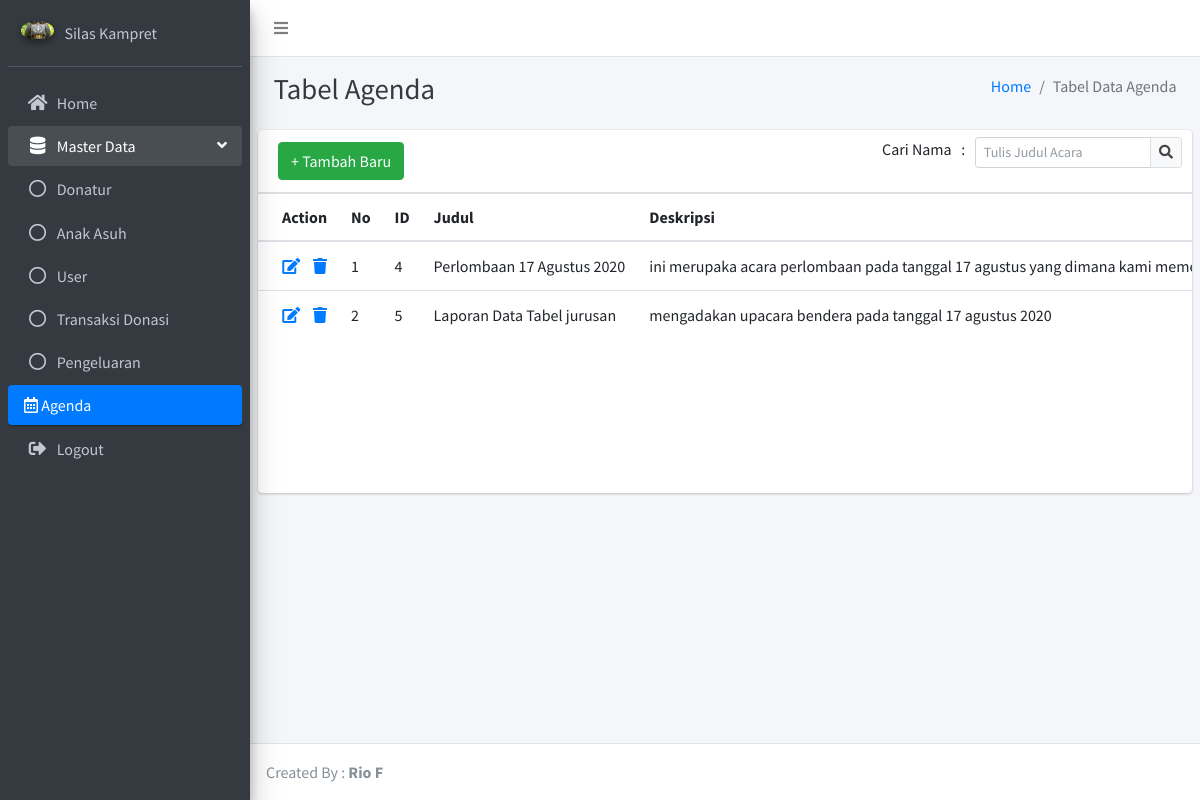
The app's page /index.php?mod=agenda (signed in) with its own data.
### tables this page shows
CREATE TABLE `agenda` (
  `id` int(11) NOT NULL,
  `judul` varchar(255) NOT NULL,
  `deskripsi` varchar(255) NOT NULL,
  `gambar` varchar(255) NOT NULL
);

### modules/agenda/agenda.php (the view, shortened to what this page needs)
<?php
  if(isset($_POST['kirim'])==1){
    $c=" where judul like '%" . $_POST['table_search']. "%'";
  } else {
    $c="";
  }
    $sql = "SELECT * FROM agenda".$c;
    $result = mysqli_query($con,$sql);
    $modname="agenda";
?>
<div class="content-header">
  <div class="container-fluid">
    <div class="row mb-2">
      <div class="col-sm-6">
        <h1 class="m-0 text-dark">Tabel Agenda</h1>
      </div>
      <div class="col-sm-6">
        <ol class="breadcrumb float-sm-right">
          <li class="breadcrumb-item"><a href="index.php?mod=home">Home</a></li>
          <li class="breadcrumb-item active">Tabel Data Agenda</li>
        </ol>
      </div>
    </div>
  </div>
</div>
<div class="row">
  <div class="col-12">
    <div class="card">
      <form name="form1" method="post" >
        <div class="card-header">
          <a href="index.php?mod=<?php echo $modname; ?>_new" class="btn btn-s-md btn-success"> + Tambah Baru</a>
            <div class="card-tools">
              <div class="input-group input-group-sm" style="width: 300px;">
               Cari Nama&nbsp;&nbsp;&nbsp;:&nbsp;&nbsp;&nbsp;
                <input type="text" name="table_search" class="form-control float-right" placeholder="Tulis Judul Acara">
                  <div class="input-group-append">
                    <button type="submit" class="btn btn-default"><i class="fas fa-search"></i></button>
                  </div>
              </div>
            </div>
        </div>
      </form>
      <div class="card-body table-responsive p-0" style="height: 300px;">
        <table class="table table-head-fixed text-nowrap">
          <thead>
            <tr>
              <th>Action</th>
              <th width="20">No</th>
              <th>ID</th>
              <th>Judul</th>
              <th>Deskripsi</th>
            </tr>
          </thead>
          <tbody>
            <?php
                $i=1;
                while($data = mysqli_fetch_array($result)){
            ?>
            <tr>
                <td>
                  <div align="center">
                    <a href="index.php?mod=<?php echo $modname; ?>_edit&id=<?php echo $data['id'] ?>">
                      <span class="fa fa-edit" style="font-size:16px">
                      </span>
                    </a>
                    <a href="index.php?mod=<?php echo $modname; ?>_delete&id=<?php echo $data['id'] ?>">
                      <span class="fa fa-trash" style="font-size:16px">
                      </span>
                    </a>
                  </div>
                </td>
                <td><?php echo $i; ?></td>
                <td><?php echo $data['id'] ?></td>
                <td><?php echo $data['judul'] ?></td>
                <td><?php echo $data['deskripsi'] ?></td>
            </tr>
            <?php
                $i++;
                }
            ?>
          </tbody>
        </table>
      </div>
    </div>
  </div>
</div>

### records on screen
agenda: id "4", judul "Perlombaan 17 Agustus 2020", deskripsi "ini merupaka acara perlombaan pada tanggal 17 agustus yang dimana kami…"
agenda: id "5", judul "Laporan Data Tabel jurusan", deskripsi "mengadakan upacara bendera pada tanggal 17 agustus 2020"
